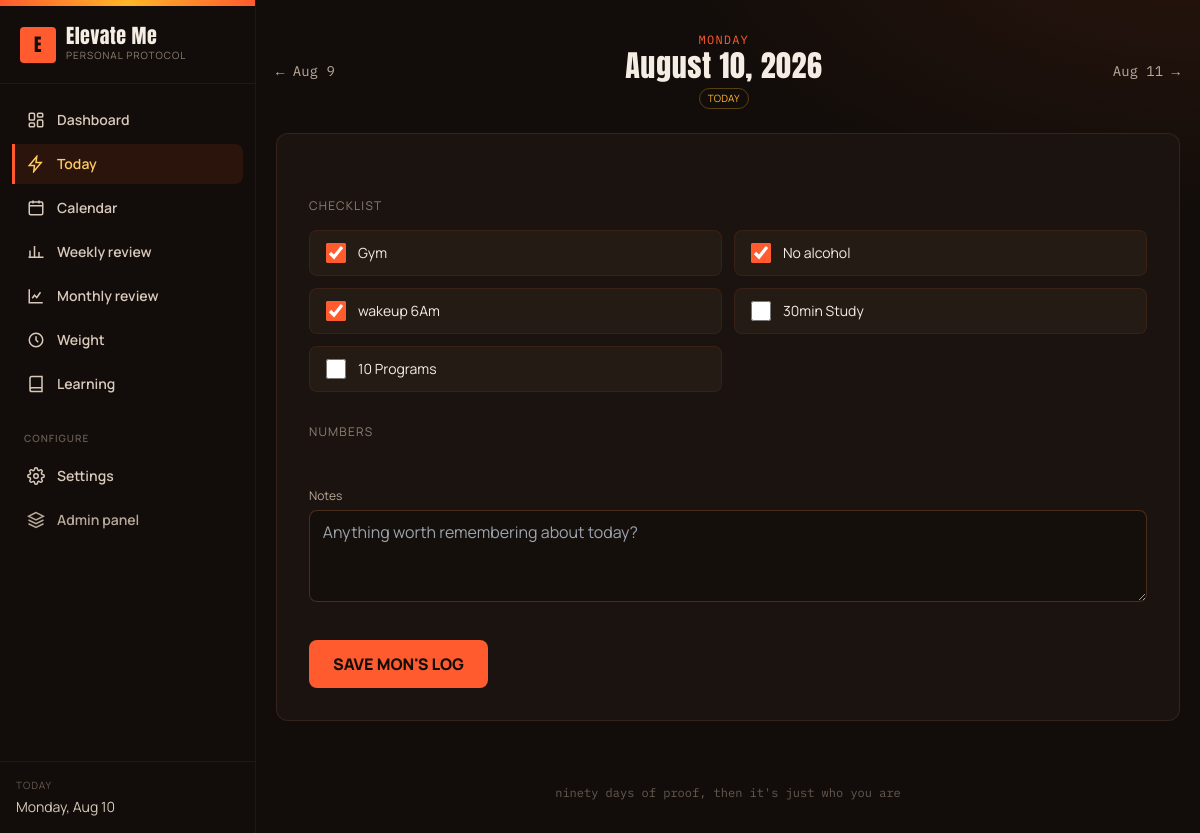
/day/2026-08-10/, run on the app's committed database.
### tracker/models.py (models this page shows, shortened)
class PlanSettings(models.Model):
    plan_name = models.CharField(max_length=60, default="GRIND90")
    start_date = models.DateField(default=datetime.date.today)
    plan_weeks = models.PositiveSmallIntegerField(default=12)
    starting_weight_kg = models.DecimalField(max_digits=5, decimal_places=1, default=Decimal("60.0"))
    target_weight_kg = models.DecimalField(max_digits=5, decimal_places=1, default=Decimal("70.0"))
    rest_weekday = models.PositiveSmallIntegerField(choices=WEEKDAYS, default=6)  # Sunday
    weigh_in_weekday = models.PositiveSmallIntegerField(choices=WEEKDAYS, default=0)  # Monday
    class Meta:
        verbose_name = "Plan settings"
        verbose_name_plural = "Plan settings"
    @classmethod
    def get_solo(cls):
        obj, _ = cls.objects.get_or_create(pk=1)
        return obj
    def is_rest_day(self, date):
        return date.weekday() == self.rest_weekday

class Activity(models.Model):
    name = models.CharField(max_length=80)
    kind = models.CharField(max_length=10, choices=ACTIVITY_KINDS, default=ACTIVITY_KIND_CHECK)
    target = models.PositiveIntegerField(default=1, help_text="For 'Number' activities, the daily target.")
    unit = models.CharField(max_length=20, blank=True, help_text="e.g. problems, min, g")
    icon = models.CharField(max_length=4, blank=True, help_text="One emoji or short glyph, optional")
    skip_on_rest_day = models.BooleanField(default=False, help_text="Not required on the plan's rest day")
    is_active = models.BooleanField(default=True)
    sort_order = models.PositiveSmallIntegerField(default=0)
    created_at = models.DateTimeField(auto_now_add=True)
    class Meta:
        ordering = ["sort_order", "created_at"]
        verbose_name_plural = "Activities"
    def applies_on(self, date, settings=None):
        if not self.skip_on_rest_day:
            return True
        settings = settings or PlanSettings.get_solo()
        return not settings.is_rest_day(date)

### tracker/views.py (the view)
# urls.py: path("day/<str:date>/", views.day_detail, name="day_detail"),
def day_detail(request, date):
    d = datetime.date.fromisoformat(date)
    settings = PlanSettings.get_solo()
    activities = _applicable_activities(d, settings)
    existing = {l.activity_id: l.value for l in ActivityLog.objects.filter(date=d, activity__in=activities)}
    note_obj, _ = DayNote.objects.get_or_create(date=d)
    if request.method == "POST":
        form = DailyActivityForm(request.POST, activities=activities, existing_values=existing)
        notes_form = NotesForm(request.POST, initial={"notes": note_obj.notes})
        if form.is_valid() and notes_form.is_valid():
            for activity, field_name in form.activity_fields:
                value = form.cleaned_value_for(activity, field_name)
                ActivityLog.objects.update_or_create(activity=activity, date=d, defaults={"value": value})
            note_obj.notes = notes_form.cleaned_data["notes"]
            note_obj.save()
            messages.success(request, f"Saved {d.strftime('%A, %b %d')}.")
            return redirect("tracker:day_detail", date=d.isoformat())
    else:
        form = DailyActivityForm(activities=activities, existing_values=existing)
        notes_form = NotesForm(initial={"notes": note_obj.notes})
    context = {
        "day": d,
        "form": form,
        "notes_form": notes_form,
        "is_today": d == _today(),
        "is_rest_day": settings.is_rest_day(d),
        "learning_sessions": LearningSession.objects.filter(date=d),
        "prev_day": d - datetime.timedelta(days=1),
        "next_day": d + datetime.timedelta(days=1),
        "has_activities": len(activities) > 0,
    }
    return render(request, "tracker/day_detail.html", context)

### tracker/forms.py (shortened to what this page needs)
class DailyActivityForm(forms.Form):
    def __init__(self, *args, activities=None, existing_values=None, **kwargs):
        super().__init__(*args, **kwargs)
        existing_values = existing_values or {}
        self.activity_fields = []
        for activity in activities:
            field_name = f"activity_{activity.id}"
            initial = existing_values.get(activity.id, 0)
            if activity.kind == "check":
                field = forms.BooleanField(
                    required=False,
                    initial=bool(initial),
                    widget=forms.CheckboxInput(attrs={"class": "toggle-checkbox"}),
                )
            self.fields[field_name] = field
            self.activity_fields.append((activity, field_name))

class NotesForm(forms.Form):
    notes = forms.CharField(
        required=False,
        widget=forms.Textarea(attrs={"class": INPUT, "rows": 3, "placeholder": "Anything worth remembering about today?"}),
    )

### tracker/context_processors.py (called while the page is built)
def plan_settings(request):
    return {"settings": PlanSettings.get_solo()}

### tracker/templatetags/tracker_extras.py (called while the page is built)
@register.filter
def get_item(container, key):
    if container is None:
        return None
    try:
        return container[key]
    except KeyError:
        return None

### tracker/views.py (called while the page is built)
def _today():
    return timezone.localdate()

def _applicable_activities(date, settings=None):
    settings = settings or PlanSettings.get_solo()
    return [a for a in Activity.objects.filter(is_active=True) if a.applies_on(date, settings)]

### tracker/templates/tracker/day_detail.html (shortened to what this page needs)
{% extends "tracker/base.html" %}
{% load tracker_extras %}
{% block content %}
<div class="rise flex items-center justify-between mb-6">
  <a href="{% url 'tracker:day_detail' date=prev_day|date:'Y-m-d' %}" class="text-smoke-500 hover:text-gold text-sm font-mono flex items-center gap-1">&larr; {{ prev_day|date:"M j" }}</a>
  <div class="text-center">
    <p class="font-mono text-xs text-ember uppercase tracking-widest">{{ day|date:"l" }}</p>
    <h1 class="brand text-3xl text-smoke-100">{{ day|date:"F j, Y" }}</h1>
    <div class="flex items-center justify-center gap-2 mt-1">
      {% if is_today %}<span class="text-[10px] uppercase tracking-wide text-gold border border-gold/30 rounded-full px-2 py-0.5">Today</span>{% endif %}
    </div>
  </div>
  <a href="{% url 'tracker:day_detail' date=next_day|date:'Y-m-d' %}" class="text-smoke-500 hover:text-gold text-sm font-mono flex items-center gap-1">{{ next_day|date:"M j" }} &rarr;</a>
</div>
{% if not has_activities %}
<div class="rise card rounded-xl p-8 text-center">
  <p class="text-smoke-300">No activities apply to this day yet.</p>
  <a href="{% url 'tracker:settings' %}" class="inline-block mt-3 text-gold hover:underline">Set up your daily activities &rarr;</a>
</div>
{% else %}
<form method="post" class="rise rise-1 card rounded-xl p-6 md:p-8 space-y-8">
  <div>
    <p class="text-xs uppercase tracking-widest text-smoke-600 mb-4">Checklist</p>
    <div class="grid sm:grid-cols-2 gap-3">
      {% for activity, field_name in form.activity_fields %}
        {% if activity.kind == 'check' %}
        <label class="flex items-center gap-3 rounded-lg border border-ember/10 bg-ink-800 px-4 py-3 cursor-pointer hover:border-ember/30 transition-colors">
          {{ form|get_item:field_name }}
          <span class="text-sm text-smoke-200">{% if activity.icon %}{{ activity.icon }} {% endif %}{{ activity.name }}</span>
        </label>
        {% endif %}
      {% endfor %}
    </div>
  </div>
  <div>
    <p class="text-xs uppercase tracking-widest text-smoke-600 mb-4">Numbers</p>
  </div>
  <div>
    <label class="text-xs text-smoke-500 mb-1.5 block">Notes</label>
    {{ notes_form.notes }}
  </div>
  <button type="submit" class="w-full sm:w-auto inline-flex items-center justify-center gap-2 bg-ember hover:bg-ember-bright text-ink-950 font-extrabold px-6 py-3 rounded-lg transition-all hover:-translate-y-0.5">
    SAVE {{ day|date:"D"|upper }}'S LOG
  </button>
</form>
{% endif %}
{% endblock %}

### tracker/templates/tracker/base.html (shortened to what this page needs)
{% load tracker_extras %}
<!DOCTYPE html>
<html lang="en">
<head>
<script src="https://cdn.tailwindcss.com"></script>
</head>
<body class="min-h-screen font-body text-smoke-100 antialiased">
<div class="flex min-h-screen">
  <aside id="sidebar" class="fixed lg:sticky top-0 left-0 h-screen w-64 shrink-0 bg-ink-950 border-r border-ember/10 z-50 -translate-x-full lg:translate-x-0 transition-transform duration-200 flex flex-col">
    <div class="h-1.5 w-full bg-gradient-to-r from-ember via-gold to-ember"></div>
    <div class="px-5 py-5 flex items-center gap-2.5 border-b border-ember/10">
      <span class="w-9 h-9 rounded bg-ember flex items-center justify-center brand text-ink-950 text-lg">E</span>
      <div>
        <p class="brand text-xl text-smoke-100 leading-none">{{ settings.plan_name|default:"GRIND90" }}</p>
        <p class="text-[10px] uppercase tracking-widest text-smoke-600 mt-0.5">Personal protocol</p>
      </div>
    </div>
    <nav class="flex-1 overflow-y-auto py-4 px-3 space-y-1 text-sm font-semibold">
      {% url 'tracker:dashboard' as u_dash %}
      {% url 'tracker:today' as u_today %}
      {% url 'tracker:calendar_current' as u_cal %}
      {% url 'tracker:weekly_review_current' as u_week %}
      {% url 'tracker:monthly_review_current' as u_month %}
      {% url 'tracker:weight_tracker' as u_weight %}
      {% url 'tracker:learning_progress' as u_learn %}
      {% url 'tracker:settings' as u_settings %}
      <a href="{{ u_dash }}" class="navlink flex items-center gap-3 rounded-r-lg border-l-[3px] border-transparent px-3 py-2.5 text-smoke-300 hover:text-gold hover:bg-ember/5 transition-colors {% if request.resolver_match.url_name == 'dashboard' %}active{% endif %}">
        <svg class="w-[18px] h-[18px]" viewBox="0 0 24 24" fill="none" stroke="currentColor" stroke-width="2"><rect x="3" y="3" width="7" height="9" rx="1.5"/><rect x="14" y="3" width="7" height="5" rx="1.5"/><rect x="14" y="12" width="7" height="9" rx="1.5"/><rect x="3" y="16" width="7" height="5" rx="1.5"/></svg>
        Dashboard
      </a>
      <a href="{{ u_today }}" class="navlink flex items-center gap-3 rounded-r-lg border-l-[3px] border-transparent px-3 py-2.5 text-smoke-300 hover:text-gold hover:bg-ember/5 transition-colors {% if request.resolver_match.url_name == 'day_detail' %}active{% endif %}">
        <svg class="w-[18px] h-[18px]" viewBox="0 0 24 24" fill="none" stroke="currentColor" stroke-width="2"><path d="M13 2 3 14h7l-1 8 10-12h-7l1-8z"/></svg>
        Today
      </a>
      <a href="{{ u_cal }}" class="navlink flex items-center gap-3 rounded-r-lg border-l-[3px] border-transparent px-3 py-2.5 text-smoke-300 hover:text-gold hover:bg-ember/5 transition-colors {% if 'calendar' in request.resolver_match.url_name %}active{% endif %}">
        <svg class="w-[18px] h-[18px]" viewBox="0 0 24 24" fill="none" stroke="currentColor" stroke-width="2"><rect x="3" y="4" width="18" height="17" rx="2"/><path d="M3 9h18M8 2v4M16 2v4"/></svg>
        Calendar
      </a>
      <a href="{{ u_week }}" class="navlink flex items-center gap-3 rounded-r-lg border-l-[3px] border-transparent px-3 py-2.5 text-smoke-300 hover:text-gold hover:bg-ember/5 transition-colors {% if 'weekly' in request.resolver_match.url_name %}active{% endif %}">
        <svg class="w-[18px] h-[18px]" viewBox="0 0 24 24" fill="none" stroke="currentColor" stroke-width="2"><path d="M4 19V10M10 19V4M16 19v-7M22 19H2"/></svg>
        Weekly review
      </a>
      <a href="{{ u_month }}" class="navlink flex items-center gap-3 rounded-r-lg border-l-[3px] border-transparent px-3 py-2.5 text-smoke-300 hover:text-gold hover:bg-ember/5 transition-colors {% if 'monthly' in request.resolver_match.url_name %}active{% endif %}">
        <svg class="w-[18px] h-[18px]" viewBox="0 0 24 24" fill="none" stroke="currentColor" stroke-width="2"><path d="M3 3v18h18M7 15l3-4 3 3 5-7"/></svg>
        Monthly review
      </a>
      <a href="{{ u_weight }}" class="navlink flex items-center gap-3 rounded-r-lg border-l-[3px] border-transparent px-3 py-2.5 text-smoke-300 hover:text-gold hover:bg-ember/5 transition-colors {% if request.resolver_match.url_name == 'weight_tracker' %}active{% endif %}">
        <svg class="w-[18px] h-[18px]" viewBox="0 0 24 24" fill="none" stroke="currentColor" stroke-width="2"><circle cx="12" cy="12" r="9"/><path d="M12 7v5l3 3"/></svg>
        Weight
      </a>
      <a href="{{ u_learn }}" class="navlink flex items-center gap-3 rounded-r-lg border-l-[3px] border-transparent px-3 py-2.5 text-smoke-300 hover:text-gold hover:bg-ember/5 transition-colors {% if request.resolver_match.url_name == 'learning_progress' %}active{% endif %}">
        <svg class="w-[18px] h-[18px]" viewBox="0 0 24 24" fill="none" stroke="currentColor" stroke-width="2"><path d="M4 19.5A2.5 2.5 0 0 1 6.5 17H20M4 4.5A2.5 2.5 0 0 1 6.5 2H20v20H6.5A2.5 2.5 0 0 1 4 19.5v-15Z"/></svg>
        Learning
      </a>
      <p class="text-[10px] uppercase tracking-widest text-smoke-700 px-3 pt-5 pb-1">Configure</p>
      <a href="{{ u_settings }}" class="navlink flex items-center gap-3 rounded-r-lg border-l-[3px] border-transparent px-3 py-2.5 text-smoke-300 hover:text-gold hover:bg-ember/5 transition-colors {% if request.resolver_match.url_name == 'settings' %}active{% endif %}">
        Settings
      </a>
      <a href="/admin/" target="_blank" class="navlink flex items-center gap-3 rounded-r-lg border-l-[3px] border-transparent px-3 py-2.5 text-smoke-500 hover:text-gold hover:bg-ember/5 transition-colors">
        <svg class="w-[18px] h-[18px]" viewBox="0 0 24 24" fill="none" stroke="currentColor" stroke-width="2"><path d="M12 2 2 7l10 5 10-5-10-5ZM2 17l10 5 10-5M2 12l10 5 10-5"/></svg>
        Admin panel
      </a>
    </nav>
    <div class="px-4 py-4 border-t border-ember/10">
      <p class="text-[10px] uppercase tracking-widest text-smoke-700 mb-1">Today</p>
      <p class="text-sm text-smoke-300">{% now "l, M j" %}</p>
    </div>
  </aside>
  <div class="flex-1 min-w-0 flex flex-col">
    <main class="flex-1 max-w-6xl w-full mx-auto px-5 py-8">
      {% block content %}{% endblock %}
    </main>
    <footer class="max-w-6xl w-full mx-auto px-5 py-8 text-center text-xs text-smoke-700 font-mono">
      ninety days of proof, then it's just who you are
    </footer>
  </div>
</div>
</body>
</html>

### tracker/templates/tracker/base.html (style rules this page uses)
body { background-color:#120D0A; background-image: radial-gradient(ellipse 900px 500px at 100% -10%, rgba(255,91,46,0.10), transparent 60%); }
.card { background:#1A1310; border:1px solid rgba(255,150,90,0.12); }
.brand { font-family:'Anton', sans-serif; letter-spacing:0.02em; }
.rise { animation: rise .45s ease-out both; }
.rise-1 { animation-delay:.03s }
.toggle-checkbox { width:20px; height:20px; border-radius:6px; accent-color:#FF5B2E; cursor:pointer; }
.input-field { background:#150F0B; border:1px solid rgba(255,150,90,0.22); border-radius:0.5rem; padding:0.55rem 0.8rem; color:#F5EDE4; width:100%; }
.navlink.active { color:#FFCB61; background:rgba(255,91,46,0.10); border-left-color:#FF5B2E; }

### data on the page
PlanSettings: plan_name "Elevate Me"
Activity: name "Gym"
Activity: name "No alcohol"
Activity: name "wakeup 6Am"
Activity: name "30min Study"
Activity: name "10 Programs"

### other printed values
{{ prev_day|date:"M j" }} "Aug 9"
{{ day|date:"l" }} "MONDAY"
{{ day|date:"F j, Y" }} "August 10, 2026"
{{ next_day|date:"M j" }} "Aug 11"
{{ day|date:"D"|upper }} "MON"
